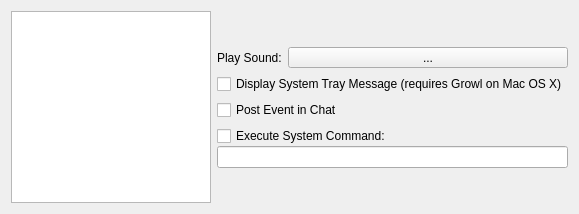
     <widget class="QWidget" name="Seite">
      <attribute name="title">
       <string>Events</string>
      </attribute>
      <layout class="QHBoxLayout">
       <item>
        <widget class="QListWidget" name="fEventsList">
         <property name="maximumSize">
          <size>
           <width>200</width>
           <height>16777215</height>
          </size>
         </property>
         <property name="iconSize">
          <size>
           <width>20</width>
           <height>20</height>
          </size>
         </property>
        </widget>
       </item>
       <item>
        <layout class="QVBoxLayout">
         <item>
          <spacer>
           <property name="orientation">
            <enum>Qt::Vertical</enum>
           </property>
           <property name="sizeType">
            <enum>QSizePolicy::Expanding</enum>
           </property>
           <property name="sizeHint" stdset="0">
            <size>
             <width>20</width>
             <height>14</height>
            </size>
           </property>
          </spacer>
         </item>
         <item>
          <layout class="QHBoxLayout">
           <item>
            <widget class="QLabel" name="label_35">
             <property name="text">
              <string>Play Sound:</string>
             </property>
            </widget>
           </item>
           <item>
            <widget class="QToolButton" name="fEventsSound">
             <property name="sizePolicy">
              <sizepolicy hsizetype="Expanding" vsizetype="Fixed">
               <horstretch>0</horstretch>
               <verstretch>0</verstretch>
              </sizepolicy>
             </property>
             <property name="maximumSize">
              <size>
               <width>350</width>
               <height>16777215</height>
              </size>
             </property>
             <property name="text">
              <string>...</string>
             </property>
            </widget>
           </item>
          </layout>
         </item>
         <item>
          <widget class="QCheckBox" name="fEventsDisplayTrayMsg">
           <property name="text">
            <string>Display System Tray Message (requires Growl on Mac OS X)</string>
           </property>
          </widget>
         </item>
         <item>
          <widget class="QCheckBox" name="fEventsPostChat">
           <property name="text">
            <string>Post Event in Chat</string>
           </property>
          </widget>
         </item>
         <item>
          <layout class="QVBoxLayout">
           <property name="spacing">
            <number>0</number>
           </property>
           <item>
            <widget class="QCheckBox" name="fEventsSysCmdEnabled">
             <property name="text">
              <string>Execute System Command:</string>
             </property>
            </widget>
           </item>
           <item>
            <widget class="QLineEdit" name="fEventsSysCmd"/>
           </item>
          </layout>
         </item>
         <item>
          <spacer>
           <property name="orientation">
            <enum>Qt::Vertical</enum>
           </property>
           <property name="sizeHint" stdset="0">
            <size>
             <width>191</width>
             <height>31</height>
            </size>
           </property>
          </spacer>
         </item>
        </layout>
       </item>
      </layout>
     </widget>
